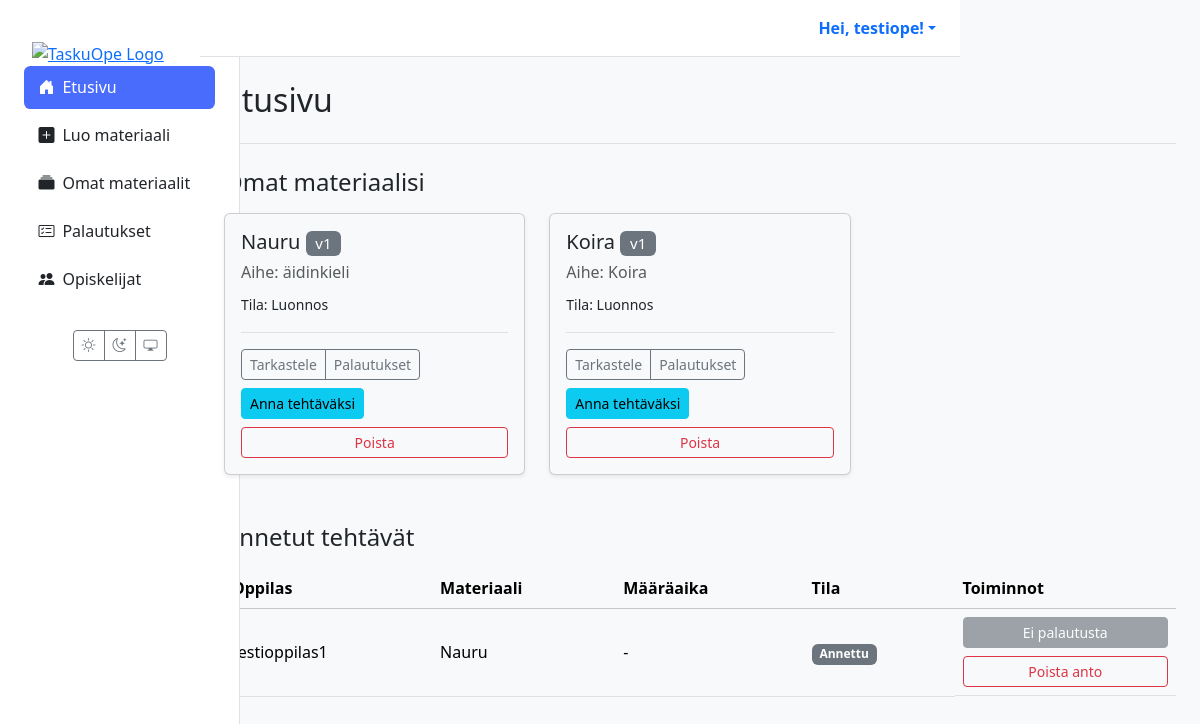
Page / (signed in) on the earlier database version.
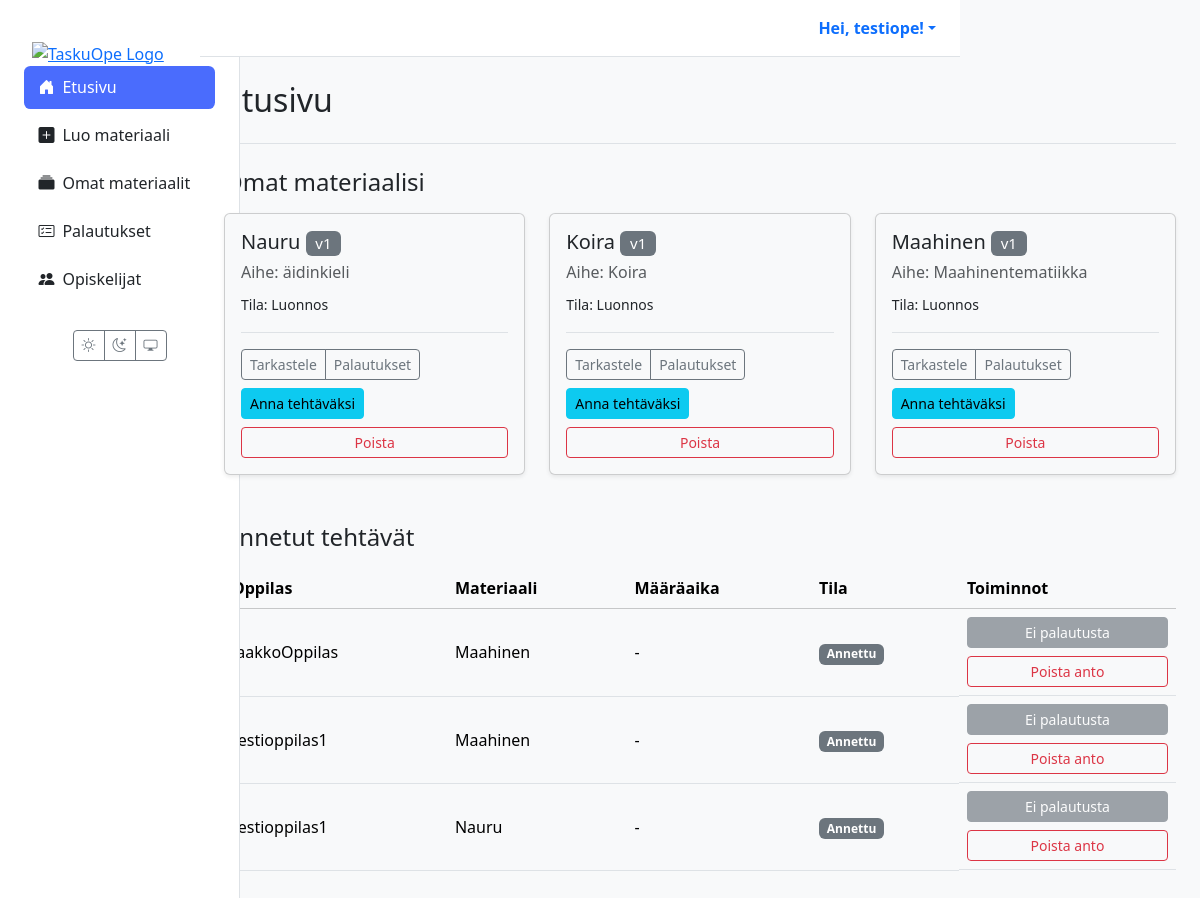
Same page on the later database version.
### users/models.py (models this page shows)
class CustomUser(AbstractUser):
    class Role(models.TextChoices):
        TEACHER = 'TEACHER', 'Teacher'
        STUDENT = 'STUDENT', 'Student'
    role = models.CharField(max_length=50, choices=Role.choices, default=Role.STUDENT)
    grade_class = models.PositiveSmallIntegerField(
        verbose_name="Luokka-aste",
        null=True,  # Salli tyhjä arvo (esim. opettajat)
        blank=True, # Ei pakollinen lomakkeissa
        choices=[(i, f"{i}. luokka") for i in range(1, 10)] # Valinnat 1-9
    )

### materials/models.py (models this page shows, shortened)
class Material(models.Model):
    class MaterialType(models.TextChoices):
        TASK = 'tehtävä', _('Tehtävä')
        LEARNING_MATERIAL = 'oppimateriaali', _('Oppimateriaali')
        TEST = 'testi', _('Testi')
        EXAM = 'koe', _('Koe')
        VIDEO = 'video', _('Video')
        GAME = 'peli', _('Peli')
    class Status(models.TextChoices):
        DRAFT = 'DRAFT', _('Luonnos')
        PENDING_APPROVAL = 'PENDING', _('Odottaa hyväksyntää')
        APPROVED = 'APPROVED', _('Hyväksytty')
        REJECTED = 'REJECTED', _('Hylätty')
    GRADE_CHOICES = [(str(i), f"{i}. luokka") for i in range(1, 10)]
    id = models.UUIDField(primary_key=True, default=uuid.uuid4, editable=False)
    title = models.CharField(max_length=255, verbose_name=_("Otsikko"))
    content = models.TextField(
        verbose_name=_("Sisältö"),
        help_text=_("Raakasisältö, esim. AI:n tuottama teksti.")
    )
    structured_content = models.JSONField(
        null=True,
        blank=True,
        verbose_name=_("Jäsennelty sisältö"),
        help_text=_("Esim. monivalinnat tai tehtävän rakenne JSON-muodossa.")
    )
    material_type = models.CharField(
        max_length=50,
        choices=MaterialType.choices,
        default=MaterialType.TASK,
        verbose_name=_("Materiaalin tyyppi"),
    )
    subject = models.CharField(max_length=100, null=True, blank=True, verbose_name=_("Aine"))
    grade_level = models.CharField(
        max_length=20,
        choices=GRADE_CHOICES,
        null=True,
        blank=True,
        verbose_name=_("Luokka-aste"),
    )
    audience = models.JSONField(
        null=True,
        blank=True,
        verbose_name=_("Kohderyhmä"),
        help_text=_("Esim. {'learning_styles': ['visuaalinen'], 'languages': ['fi']}")
    )
    author = models.ForeignKey(
        settings.AUTH_USER_MODEL,
        related_name='authored_materials',
        on_delete=models.CASCADE,
        limit_choices_to={'role': 'TEACHER'},
        verbose_name=_("Tekijä (opettaja)"),
    )
    prompt = models.ForeignKey(
        Prompt,
        on_delete=models.SET_NULL,
        null=True,
        blank=True,
        verbose_name=_("Kehoite"),
    )
    status = models.CharField(
        max_length=50,
        choices=Status.choices,
        default=Status.DRAFT,
        verbose_name=_("Tila"),
    )
    version = models.IntegerField(default=1, verbose_name=_("Versio"))
    parent = models.ForeignKey(
        'self',
        on_delete=models.SET_NULL,
        null=True,
        blank=True,
        related_name='versions',
        verbose_name=_("Edellinen versio"),
    )
    created_at = models.DateTimeField(auto_now_add=True, verbose_name=_("Luotu"))
    updated_at = models.DateTimeField(auto_now=True, verbose_name=_("Päivitetty"))
    class Meta:
        verbose_name = _("Materiaali")
        verbose_name_plural = _("Materiaalit")

class Assignment(models.Model):
    class Status(models.TextChoices):
        ASSIGNED = "ASSIGNED", _("Annettu")
        IN_PROGRESS = "IN_PROGRESS", _("Kesken")
        SUBMITTED = "SUBMITTED", _("Palautettu")
        GRADED = "GRADED", _("Arvioitu")
    id = models.UUIDField(primary_key=True, default=uuid.uuid4, editable=False)
    material = models.ForeignKey(Material, on_delete=models.CASCADE, verbose_name=_("Materiaali"))
    student = models.ForeignKey(
        settings.AUTH_USER_MODEL,
        related_name='assignments',
        on_delete=models.CASCADE,
        limit_choices_to={'role': 'STUDENT'},
        verbose_name=_("Oppilas"),
    )
    assigned_by = models.ForeignKey(
        settings.AUTH_USER_MODEL,
        related_name='assigned_tasks',
        on_delete=models.CASCADE,
        limit_choices_to={'role': 'TEACHER'},
        verbose_name=_("Antanut opettaja"),
    )
    due_at = models.DateTimeField(null=True, blank=True, verbose_name=_("Määräaika"))
    status = models.CharField(max_length=20, choices=Status.choices, default=Status.ASSIGNED, verbose_name=_("Tila"))
    draft_response = models.TextField(blank=True, null=True, verbose_name=_("Luonnosvastaus"))
    created_at = models.DateTimeField(auto_now_add=True, verbose_name=_("Luotu"))
    class Meta:
        constraints = [
            models.UniqueConstraint(fields=['material', 'student'], name='unique_assignment_per_student'),
        ]
        indexes = [
            models.Index(fields=['status']),
            models.Index(fields=['due_at']),
            models.Index(fields=['student']),
            models.Index(fields=['assigned_by']),
        ]
        verbose_name = _("Tehtävänanto")
        verbose_name_plural = _("Tehtävänannot")

### materials/views.py (the view, shortened to what this page needs)
# urls.py: path("", views.dashboard_view, name='dashboard'),
@login_required(login_url='kirjaudu')
def dashboard_view(request):
    user = request.user
    if user.role == 'TEACHER':
        materials = Material.objects.filter(author=user)
        assignments = (
            Assignment.objects
            .filter(assigned_by=user)
            .select_related('material', 'student')
            .order_by('-created_at')
        )
        context = {'materials': materials, 'assignments': assignments}
        return render(request, 'dashboard/teacher.html', context)
    return redirect('kirjaudu')

### templates/dashboard/teacher.html (shortened to what this page needs)
{% extends 'partials/base.html' %}
{% load static %}
{% block extra_css %}
<link rel="stylesheet" href="{% static 'css/tasks.css' %}">
{% endblock %}
{% block content %}
<div class="container-fluid">
  <div class="mb-4 border-bottom pb-3">
    <h1 class="h2">Etusivu</h1>
  </div>
  <section class="materials-list mb-5">
    <h2 class="h4 mb-3">Omat materiaalisi</h2>
    <div class="row row-cols-1 row-cols-md-2 row-cols-xl-3 g-4">
      {% for m in materials %}
      <div class="col">
        <div class="card h-100 shadow-sm">
          <div class="card-body d-flex flex-column">
            <h5 class="card-title">
              {{ m.title }} <span class="badge bg-secondary fw-normal">v{{ m.version }}</span>
            </h5>
            <p class="card-subtitle mb-2 text-muted">Aihe: {{ m.subject|default:'Ei määritelty' }}</p>
            <p class="card-text"><small>Tila: {{ m.get_status_display }}</small></p>
            <div class="mt-auto pt-3 border-top">
              <div class="d-flex justify-content-between align-items-center flex-wrap gap-2">
                <div class="btn-group">
                  <a class="btn btn-sm btn-outline-secondary" href="{% url 'material_detail' material_id=m.id %}">Tarkastele</a>
                  <a class="btn btn-sm btn-outline-secondary" href="{% url 'view_submissions' material_id=m.id %}">Palautukset</a>
                </div>
                <a class="btn btn-sm btn-info" href="{% url 'assign_material' material_id=m.id %}">Anna tehtäväksi</a>
              </div>
              <div class="d-grid mt-2">
                <button type="button"
                        class="btn btn-sm btn-outline-danger"
                        data-bs-toggle="modal"
                        data-bs-target="#confirmDeleteModal"
                        data-title="{{ m.title }}"
                        data-action="{% url 'delete_material' material_id=m.id %}">
                  Poista
                </button>
              </div>
            </div>
          </div>
        </div>
      </div>
      {% endfor %}
    </div>
  </section>
  <section class="assignments-list" id="annetut-tehtavat">
    <h2 class="h4 mb-3">Annetut tehtävät</h2>
    <table class="table table-hover align-middle tasks">
      <thead class="table-light">
        <tr>
          <th scope="col">Oppilas</th>
          <th scope="col">Materiaali</th>
          <th scope="col">Määräaika</th>
          <th scope="col">Tila</th>
          <th scope="col">Toiminnot</th>
        </tr>
      </thead>
      <tbody>
        {% for assignment in assignments %}
        <tr>
          <td data-label="Oppilas">{{ assignment.student.get_full_name|default:assignment.student.username }}</td>
          <td data-label="Materiaali">{{ assignment.material.title }}</td>
          <td data-label="Määräaika">{{ assignment.due_at|date:"d.m.Y H:i"|default:"-" }}</td>
          <td data-label="Tila">
            <span class="badge
              {% if assignment.status == 'GRADED' %}bg-success
              {% elif assignment.status == 'SUBMITTED' %}bg-primary
              {% elif assignment.status == 'IN_PROGRESS' %}bg-warning text-dark
              {% else %}bg-secondary{% endif %}">
              {{ assignment.get_status_display }}
            </span>
          </td>
          <td data-label="Toiminnot" class="d-grid gap-2">
            {% with sub=assignment.submissions.last %}
              {% if sub %}
                <a class="btn btn-sm btn-primary" href="{% url 'grade_submission' submission_id=sub.id %}">
                  Tarkastele palautusta
                </a>
              {% else %}
                <button class="btn btn-sm btn-secondary" disabled>Ei palautusta</button>
              {% endif %}
            {% endwith %}
            <button type="button"
                    class="btn btn-sm btn-outline-danger"
                    data-bs-toggle="modal"
                    data-bs-target="#confirmUnassignModal"
                    data-title="{{ assignment.material.title }} – {{ assignment.student.get_full_name|default:assignment.student.username }}"
                    data-action="{% url 'unassign' assignment_id=assignment.id %}">
              Poista anto
            </button>
          </td>
        </tr>
        {% empty %}
        <tr>
          <td colspan="5" class="text-center">
            <div class="alert alert-secondary mb-0">Et ole vielä antanut yhtään tehtävää.</div>
          </td>
        </tr>
        {% endfor %}
      </tbody>
    </table>
  </section>
</div>
{% endblock %}

### templates/partials/base.html (shortened to what this page needs)
{% load static %}
<!DOCTYPE html>
<html lang="fi" data-bs-theme="light">
<head>
  <link href="https://cdn.jsdelivr.net/npm/bootstrap@5.3.2/dist/css/bootstrap.min.css" rel="stylesheet">
  <link rel="stylesheet" href="https://cdn.jsdelivr.net/npm/bootstrap-icons@1.11.3/font/bootstrap-icons.min.css">
  <link rel="stylesheet" href="{% static 'css/style.css' %}">
  {% block extra_css %}{% endblock %}
</head>
<body>
  <div class="container-fluid">
    <div class="row g-0">
      <aside class="col-lg-2 d-none d-lg-flex sidebar position-fixed flex-column h-100">
        <div class="flex-column w-100">
          <a href="{% url 'dashboard' %}" class="px-3 pt-3 d-block">
            <img src="{% static 'images/logo1.png' %}" alt="TaskuOpe Logo" class="img-fluid">
          </a>
          {% with nm=request.resolver_match.url_name %}
          <nav class="nav nav-pills flex-column mb-4 px-2">
            <a href="{% url 'dashboard' %}" class="nav-link {% if nm == 'dashboard' %}active{% endif %}">
              <i class="bi bi-house-door-fill me-2"></i>Etusivu
            </a>
            {% if request.user.is_authenticated and request.user.role == 'STUDENT' %}
              <a href="{% url 'student_assignments' %}" class="nav-link {% if nm == 'student_assignments' %}active{% endif %}">
                <i class="bi bi-list-check me-2"></i>Omat tehtävät
              </a>
              <a href="{% url 'student_grades' %}" class="nav-link {% if nm == 'student_grades' %}active{% endif %}">
                <i class="bi bi-award me-2"></i>Palautukset & arvioinnit
              </a>
            {% elif request.user.is_authenticated and request.user.role == 'TEACHER' %}
              <a href="{% url 'create_material' %}" class="nav-link {% if nm == 'create_material' %}active{% endif %}">
                <i class="bi bi-plus-square-fill me-2"></i>Luo materiaali
              </a>
              <a href="{% url 'material_list' %}" class="nav-link {% if nm == 'material_list' %}active{% endif %}">
                <i class="bi bi-collection-fill me-2"></i>Omat materiaalit
              </a>
              <a href="{% url 'view_all_submissions' %}" class="nav-link {% if nm == 'view_all_submissions' %}active{% endif %}">
                <i class="bi bi-card-checklist me-2"></i>Palautukset
              </a>
                  <a href="{% url 'teacher_student_list' %}" class="nav-link {% if nm == 'teacher_student_list' %}active{% endif %}">
                    <i class="bi bi-people-fill me-2"></i>Opiskelijat
                  </a>
                  {% endif %}
              </nav>
          {% endwith %}
          <div class="mt-auto text-center pb-3">
            <div class="btn-group">
              <button id="theme-light" class="btn btn-outline-secondary btn-sm" aria-label="Vaalea teema"><i class="bi bi-sun"></i></button>
              <button id="theme-dark" class="btn btn-outline-secondary btn-sm" aria-label="Tumma teema"><i class="bi bi-moon-stars"></i></button>
              <button id="theme-system" class="btn btn-outline-secondary btn-sm" aria-label="Järjestelmän teema"><i class="bi bi-display"></i></button>
            </div>
          </div>
        </div>
      </aside>
      <main class="col-lg-10 ms-auto main-content">
        <header class="main-header d-none d-lg-flex justify-content-end align-items-center px-4 py-3">
          <div class="dropdown">
            <a href="#" class="d-flex align-items-center text-decoration-none dropdown-toggle" data-bs-toggle="dropdown">
              <strong>Hei, {{ user.get_full_name|default:user.username }}!</strong>
            </a>
          </div>
        </header>
        <div class="p-4 page-content-wrapper">
          {% block content %}{% endblock %}
        </div>
      </main>
    </div>
  </div>
</body>
</html>

### TaskuOpe/static/css/style.css (style rules this page uses)
[data-bs-theme="light"] { --bg-color: #f8f9fa; --card-bg-color: #ffffff; --text-color: #212529; --border-color: #dee2e6; --bs-body-bg: var(--bg-color); --bs-body-color: var(--text-color); --bs-border-color: var(--border-color); --bs-card-bg: var(--card-bg-color); }
.sidebar { background-color: var(--card-bg-color); border-right: 1px solid var(--border-color); min-height: 100vh; width: 240px; padding: 1.5rem 1rem; display: flex; flex-direction: column; }
.sidebar .nav-link { color: var(--text-color); font-weight: 500; padding: 0.6rem 0.9rem; border-radius: 0.4rem; margin-bottom: 0.3rem; transition: background 0.2s; }
.sidebar .nav-link.active { background-color: #4a6cfd; color: #fff; }
.main-header { background-color: var(--card-bg-color); color: var(--text-color); border-bottom: 1px solid var(--border-color); padding: 0.75rem 1.5rem; }
.card { max-width: 100%; box-sizing: border-box; }
.card { transition: transform .12s ease, box-shadow .12s ease; }
@media (min-width: 992px) { .row > .sidebar { width: 240px; } }
@media (min-width: 992px) { main.main-content { margin-left: 240px; padding-left: 0; } }
:root { --sidebar-w: 240px; }
@media (min-width: 992px) { .container-fluid { padding-left: 0; padding-right: 0; } }
@media (min-width: 992px) { .sidebar { top: 0; left: 0; width: var(--sidebar-w); } }
@media (min-width: 992px) { main.main-content { margin-left: var(--sidebar-w); } }
@media (min-width: 992px) { .main-header { position: sticky; top: 0; z-index: 1030; width: calc(100% - var(--sidebar-w)); } }
.main-content .page-content-wrapper { padding-top: 60px; }
@media (min-width: 992px) { .sidebar { position: fixed; top: 0; left: 0; width: 240px; height: 100vh; } }
@media (min-width: 992px) { .main-content { margin-left: 240px; } }
@media (min-width: 992px) { .main-content .page-content-wrapper { padding-top: 0; } }

### TaskuOpe/static/css/tasks.css (style rules this page uses)
.tasks { width: 100%; }

Differences in the rows shown:
added Material: title "Maahinen", version "1", subject "Maahinentematiikka", status "Luonnos"
added Assignment: student.get_full_name "JaakkoOppilas", material "Maahinen", due_at "-", status "Annettu"
added Assignment: student.get_full_name "testioppilas1", material "Maahinen", due_at "-", status "Annettu"
